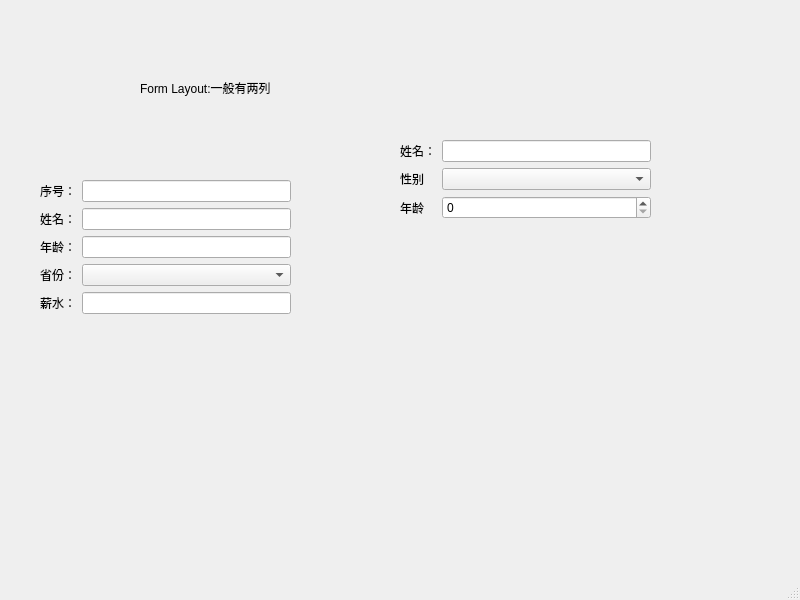
<?xml version="1.0" encoding="UTF-8"?>
<ui version="4.0">
 <class>MainWindow</class>
 <widget class="QMainWindow" name="MainWindow">
  <property name="geometry">
   <rect>
    <x>0</x>
    <y>0</y>
    <width>800</width>
    <height>600</height>
   </rect>
  </property>
  <property name="windowTitle">
   <string>MainWindow</string>
  </property>
  <widget class="QWidget" name="centralwidget">
   <widget class="QLabel" name="label">
    <property name="geometry">
     <rect>
      <x>140</x>
      <y>80</y>
      <width>311</width>
      <height>16</height>
     </rect>
    </property>
    <property name="text">
     <string>Form Layout:一般有两列</string>
    </property>
   </widget>
   <widget class="QWidget" name="formLayoutWidget">
    <property name="geometry">
     <rect>
      <x>400</x>
      <y>140</y>
      <width>251</width>
      <height>101</height>
     </rect>
    </property>
    <layout class="QFormLayout" name="formLayout_2">
     <item row="0" column="0">
      <widget class="QLabel" name="label_8">
       <property name="text">
        <string>姓名：</string>
       </property>
      </widget>
     </item>
     <item row="0" column="1">
      <widget class="QLineEdit" name="lineEdit_5"/>
     </item>
     <item row="1" column="0">
      <widget class="QLabel" name="label_9">
       <property name="text">
        <string>性别</string>
       </property>
      </widget>
     </item>
     <item row="1" column="1">
      <widget class="QComboBox" name="comboBox_2">
       <item>
        <property name="text">
         <string/>
        </property>
       </item>
       <item>
        <property name="text">
         <string>男</string>
        </property>
       </item>
       <item>
        <property name="text">
         <string>女</string>
        </property>
       </item>
      </widget>
     </item>
     <item row="2" column="0">
      <widget class="QLabel" name="label_10">
       <property name="text">
        <string>年龄</string>
       </property>
      </widget>
     </item>
     <item row="2" column="1">
      <widget class="QSpinBox" name="spinBox"/>
     </item>
    </layout>
   </widget>
   <widget class="QWidget" name="">
    <property name="geometry">
     <rect>
      <x>40</x>
      <y>160</y>
      <width>251</width>
      <height>181</height>
     </rect>
    </property>
    <layout class="QFormLayout" name="formLayout">
     <item row="0" column="0" colspan="2">
      <widget class="QLabel" name="label_2">
       <property name="text">
        <string/>
       </property>
      </widget>
     </item>
     <item row="1" column="0">
      <widget class="QLabel" name="label_3">
       <property name="text">
        <string>序号：</string>
       </property>
      </widget>
     </item>
     <item row="1" column="1">
      <widget class="QLineEdit" name="lineEdit_2"/>
     </item>
     <item row="2" column="0">
      <widget class="QLabel" name="label_4">
       <property name="text">
        <string>姓名：</string>
       </property>
      </widget>
     </item>
     <item row="2" column="1">
      <widget class="QLineEdit" name="lineEdit"/>
     </item>
     <item row="3" column="0">
      <widget class="QLabel" name="label_5">
       <property name="text">
        <string>年龄：</string>
       </property>
      </widget>
     </item>
     <item row="3" column="1">
      <widget class="QLineEdit" name="lineEdit_3"/>
     </item>
     <item row="4" column="0">
      <widget class="QLabel" name="label_6">
       <property name="text">
        <string>省份：</string>
       </property>
      </widget>
     </item>
     <item row="4" column="1">
      <widget class="QComboBox" name="comboBox">
       <item>
        <property name="text">
         <string/>
        </property>
       </item>
       <item>
        <property name="text">
         <string>四川</string>
        </property>
       </item>
       <item>
        <property name="text">
         <string>北京</string>
        </property>
       </item>
      </widget>
     </item>
     <item row="5" column="0">
      <widget class="QLabel" name="label_7">
       <property name="text">
        <string>薪水：</string>
       </property>
      </widget>
     </item>
     <item row="5" column="1">
      <widget class="QLineEdit" name="lineEdit_4"/>
     </item>
    </layout>
   </widget>
  </widget>
  <widget class="QMenuBar" name="menubar">
   <property name="geometry">
    <rect>
     <x>0</x>
     <y>0</y>
     <width>800</width>
     <height>23</height>
    </rect>
   </property>
  </widget>
  <widget class="QStatusBar" name="statusbar"/>
 </widget>
 <resources/>
 <connections/>
</ui>
